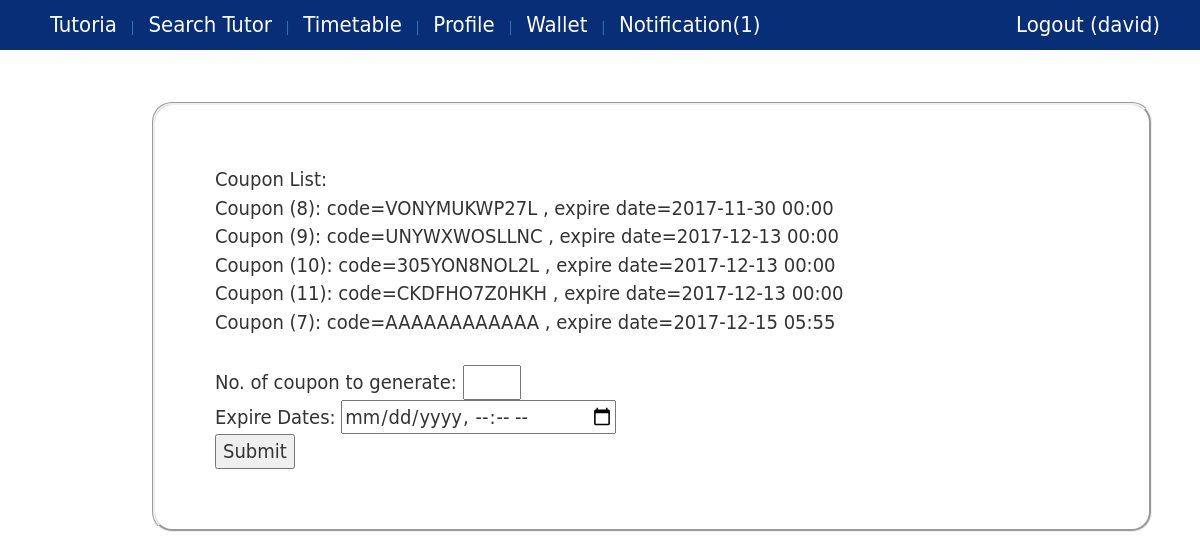
The page /admincoupon/ (signed in) on the database its author committed.
### core/models.py (models this page shows, shortened)
class Profile(models.Model):
    user = models.OneToOneField(User, on_delete=models.CASCADE)
    phone = models.CharField(max_length=20)
    user_type =  models.ForeignKey(UserType)
    image = models.ImageField(upload_to='profile_image',blank=True)
    wallet = models.OneToOneField(Wallet)
    @property
    def hasNotification(self):
        return len(Notification.objects.filter(profile=self,checked=False))>0
    @property
    def getNotificationNum(self):
        return len(Notification.objects.filter(profile=self,checked=False))

class Coupon(models.Model):
    code = models.CharField(max_length=12, unique=True)
    expire_date = models.DateTimeField()
    def __str__(self):
        local_timezone = timezone(settings.TIME_ZONE)
        return "Coupon ("+str(self.id)+"): code="+self.code+" , expire date="+self.expire_date.astimezone(local_timezone).strftime('%Y-%m-%d %H:%M')

### core/views.py (the view)
# urls.py: url(r'^admincoupon/$', views.adminCoupon, name='admin_coupon'),
@login_required
def adminCoupon(request):
    if request.POST:
        if 'amount' in request.POST and 'expire_date' in request.POST and request.POST['amount']!="" and request.POST['expire_date']!="":
            amount = int(request.POST['amount'])
            expire_date = toLocalDatetime(parse_datetime(request.POST['expire_date']))
            for x in range(0, amount):
                success = False
                while not success:
                    try:
                        code = ''.join(random.SystemRandom().choice(string.ascii_uppercase + string.digits) for _ in range(12))
                        c = Coupon(code=code, expire_date=expire_date)
                        c.save()
                        success = True
                    except IntegrityError:
                        pass
            msg="{} coupon is successfully generated.".format(amount)
            coupon_list = [ c for c in Coupon.objects.order_by('expire_date') if c.validate]
            context = {'coupon_list': coupon_list,'msg':msg}
            return render(request, 'admin_coupon.html', context)
        else:
            coupon_list = [ c for c in Coupon.objects.order_by('expire_date') if c.validate]
            context = {'coupon_list': coupon_list, 'msg':"Please enter the amount and expire date."}
            return render(request, 'admin_coupon.html', context)
    else:
        coupon_list = [ c for c in Coupon.objects.order_by("expire_date") if c.validate]
        context = {'coupon_list': coupon_list}
        return render(request, 'admin_coupon.html', context)

### core/templates/admin_coupon.html (shortened to what this page needs)
{% extends 'base.html' %}
{% block content %}
    {% if coupon_list %}
        Coupon List: <br/>
        {% for each in coupon_list %}
            {{each}} <br/>
        {% endfor %}
        <br/>
    {% else %}
        No coupon yet.<br/><br/>
    {% endif %}
    <form action="{% url 'admin_coupon' %}" method="POST" >
        No. of coupon to generate: <input type="number" step="1" max="100" min="1" name="amount"> <br/>
        Expire Dates: <input type="datetime-local" name="expire_date"><br/>
        <input type="submit" value="Submit" />
    </form>
{% endblock %}

### core/templates/base.html (shortened to what this page needs)
{% load static %}
<!DOCTYPE html>
<html>
<head>
    <link rel="stylesheet" href="{% static 'css/base.css' %}">
    <link rel="stylesheet" href="https://maxcdn.bootstrapcdn.com/bootstrap/3.3.7/css/bootstrap.min.css">
</head>
<body>
    <div id="wrapper">
        <header>
            <nav id="navigation">
                <ul>
                    <a href="{% url 'homepage' %}">
                        <li>Tutoria</li>
                    </a>
                    {% ifnotequal user.username "admin" %}
                        {% if user.is_authenticated %}
                            <a href="{% url 'search_tutor' %}">
                                | <li>Search Tutor</li>
                            </a>
                            <a href="{% url 'view_timetable' %}">
                                | <li>Timetable</li>
                            </a>
                            <a href="{% url 'edit_profile' %}">
                                | <li>Profile</li>
                            </a>
                            <a href="{% url 'view_wallet' %}">
                                | <li>Wallet</li>
                            </a>
                            <a href="{% url 'view_notification' %}">
                                {%if user.profile.hasNotification %}
                                    | <li>Notification({{user.profile.getNotificationNum}})</li>
                                {% else %}
                                    | <li>Notification</li>
                                {% endif %}
                            </a>
                            <a href="{% url 'logout' %}" id="logoutButton" class="pull-right">
                                <li>Logout ({{ user.username }}) </li>
                            </a>
                        {% endif %}
                    {% endifnotequal %}
                </ul>
            </nav>
        </header>
        <div id="main">
            <article>
                <section class="box">
                    {% block content %} {% endblock %}
        </div>
    </div>
</body>
</html>

### core/static/css/base.css (style rules this page uses)
* { margin:0 auto; padding:0 auto; }
html,body { height:100%; }
#wrapper { min-height:100%; position:relative; }
a:link { text-decoration: none; }
nav#navigation { position: fixed; border-radius:10px; top:0; left:0; right:0; width: 100%; height: 50px; background-color:rgba(255,255,255,0.2); z-index: 1; }
nav#navigation ul { box-sizing:border-box; list-style:none; height:50px; padding-bottom:5px; background-color:rgb(7, 46, 119); top:5px; }
nav#navigation ul li { box-sizing:border-box; font-family:"Gill Sans", "Gill Sans MT", "Myriad Pro", "DejaVu Sans Condensed", Helvetica, Arial, sans-serif; font-size:22px; font-weight:300; display:inline; border-radius:10px; color:rgb(255, 255, 255); position:relative; line-height:50px; padding-left:10px; padding-right:10px; }
#main { padding-top:50px; padding-bottom:50px; }
.box { overflow: hidden; font-size:20px; font-family:"Gill Sans", "Gill Sans MT", "Myriad Pro", "DejaVu Sans Condensed", Helvetica, Arial, sans-serif; box-sizing:border-box; width:1000px; padding:60px; border:groove; border-radius:20px; margin:2px; position:relative; top:50px; left:150px; }
#logoutButton, #logoutButton, #signupButton { padding-right: 30px; }

### rows shown on the page
Coupon: id+code+expire_date "Coupon (8): code=VONYMUKWP27L , expire date=2017-11-30 00:00"
Coupon: id+code+expire_date "Coupon (9): code=UNYWXWOSLLNC , expire date=2017-12-13 00:00"
Coupon: id+code+expire_date "Coupon (10): code=305YON8NOL2L , expire date=2017-12-13 00:00"
Coupon: id+code+expire_date "Coupon (11): code=CKDFHO7Z0HKH , expire date=2017-12-13 00:00"
Coupon: id+code+expire_date "Coupon (7): code=AAAAAAAAAAAA , expire date=2017-12-15 05:55"

### other values the page prints
{{ user.profile.getNotificationNum }} "1"
{{ user.username }} "david"
